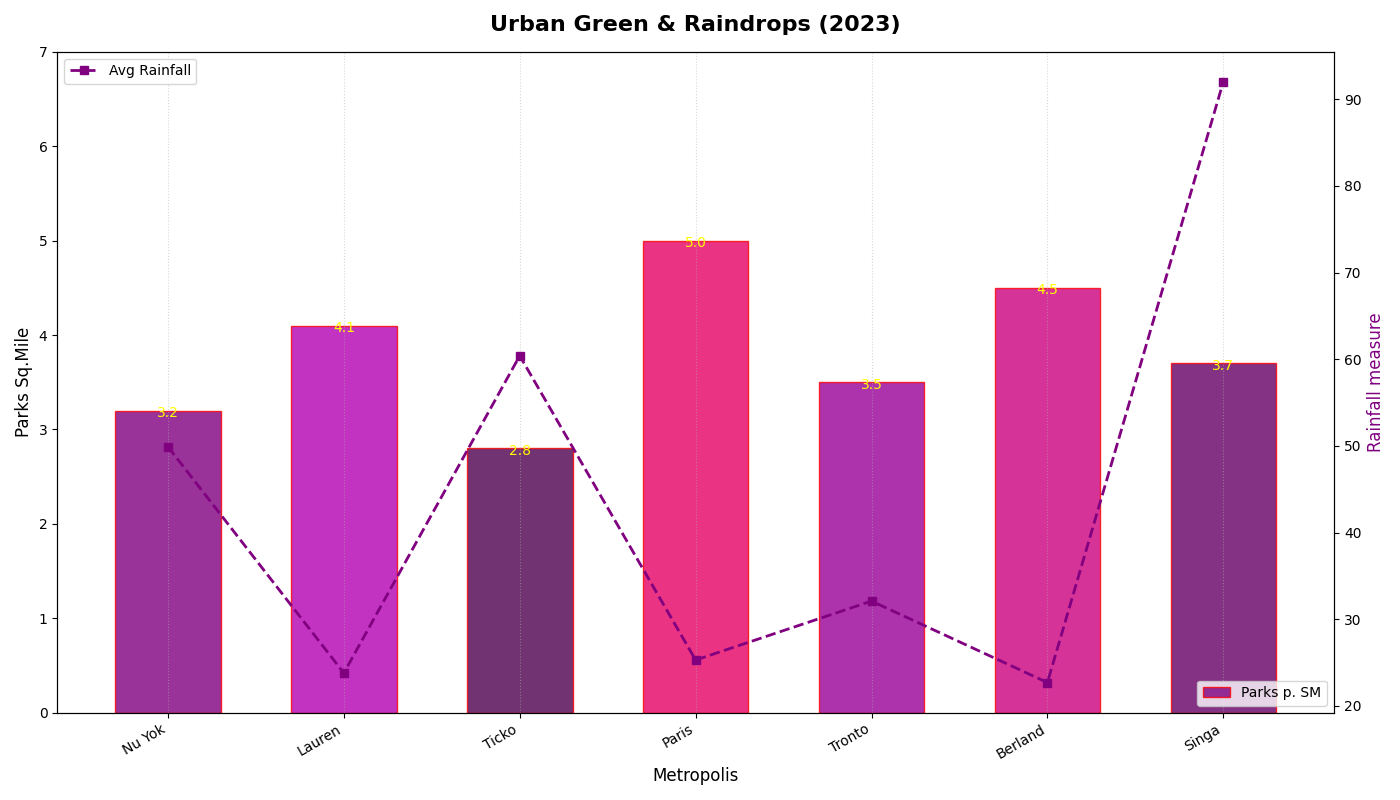

Recreate this plot in Python.
import matplotlib.pyplot as plt
import numpy as np

cities = ["Nu Yok", "Lauren", "Ticko", "Paris", "Tronto", "Berland", "Singa"]
parks_per_square_mile = np.array([3.2, 4.1, 2.8, 5.0, 3.5, 4.5, 3.7])
average_rainfall = np.array([49.9, 23.8, 60.4, 25.3, 32.1, 22.7, 92.0])

positions = np.arange(len(cities))
bar_width = 0.6

fig, ax1 = plt.subplots(figsize=(14, 8))

color_map = np.array([
    [0.5, 0.0, 0.5, 1.0],
    [0.7, 0.0, 0.7, 1.0],
    [0.3, 0.0, 0.3, 1.0],
    [0.9, 0.0, 0.4, 1.0],
    [0.6, 0.0, 0.6, 1.0],
    [0.8, 0.0, 0.5, 1.0],
    [0.4, 0.0, 0.4, 1.0],
])

bars = ax1.bar(positions, parks_per_square_mile, color=color_map, width=bar_width, alpha=0.8, edgecolor='red', label='Parks p. SM')

for bar, height in zip(bars, parks_per_square_mile):
    ax1.text(bar.get_x() + bar.get_width()/2, height - 0.1, f'{height:.1f}', ha='center', va='bottom', color='yellow', fontsize=10)

ax2 = ax1.twinx()
ax2.plot(positions, average_rainfall, color='purple', marker='s', linestyle='--', linewidth=2, label='Avg Rainfall')
ax2.set_ylabel('Rainfall measure', fontsize=12, color='purple')

ax1.set_xticks(positions)
ax1.set_xticklabels(cities, rotation=30, ha='right')
ax1.set_xlabel('Metropolis', fontsize=12)
ax1.set_ylabel('Parks Sq.Mile', fontsize=12)
ax1.set_ylim(0, max(parks_per_square_mile) + 2)
ax1.grid(axis='x', linestyle=':', alpha=0.5)

plt.title('Urban Green & Raindrops (2023)', fontsize=16, fontweight='bold', pad=15)

plt.tight_layout()

ax1.legend(loc='lower right')
ax2.legend(loc='upper left')

plt.show()
